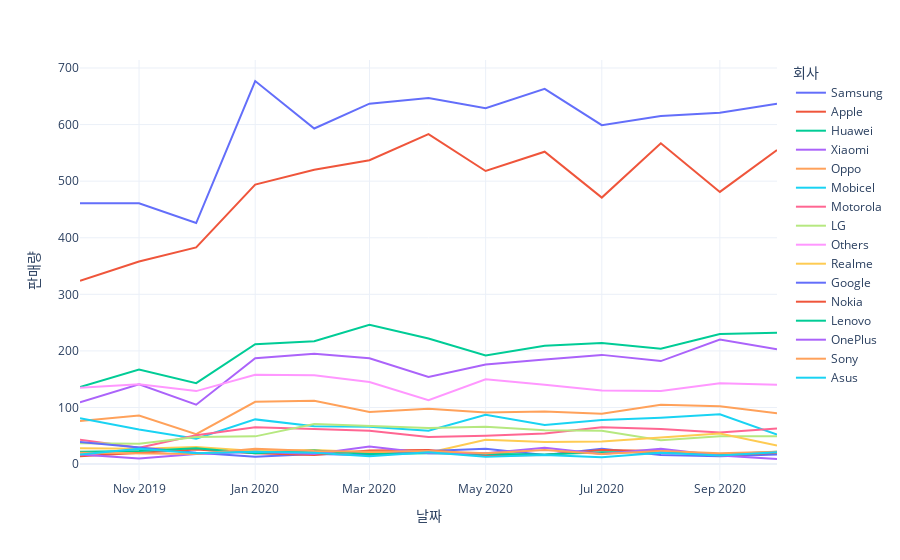

Notebook cell for this chart:
### Code cell
df.melt(id_vars='Date')\
.set_axis(['날짜','회사','판매량'],axis=1)\
.plot.line(
    x='날짜',y='판매량',
    color='회사'
)

### Figure 1 — Plotly figure (JSON) as saved in the notebook; plotly's stock layout.template omitted (floating-point values rounded to 4 significant figures)
{"data": [{"hovertemplate": "회사=Samsung<br>날짜=%{x}<br>판매량=%{y}<extra></extra>", "legendgroup": "Samsung", "line": {"color": "#636efa", "dash": "solid"}, "marker": {"symbol": "circle"}, "mode": "lines", "name": "Samsung", "orientation": "v", "showlegend": true, "type": "scatter", "x": ["2019-10", "2019-11", "2019-12", "2020-01", "2020-02", "2020-03", "2020-04", "2020-05", "2020-06", "2020-07", "2020-08", "2020-09", "2020-10"], "xaxis": "x", "y": [461, 461, 426, 677, 593, 637, 647, 629, 663, 599, 615, 621, 637], "yaxis": "y"}, {"hovertemplate": "회사=Apple<br>날짜=%{x}<br>판매량=%{y}<extra></extra>", "legendgroup": "Apple", "line": {"color": "#EF553B", "dash": "solid"}, "marker": {"symbol": "circle"}, "mode": "lines", "name": "Apple", "orientation": "v", "showlegend": true, "type": "scatter", "x": ["2019-10", "2019-11", "2019-12", "2020-01", "2020-02", "2020-03", "2020-04", "2020-05", "2020-06", "2020-07", "2020-08", "2020-09", "2020-10"], "xaxis": "x", "y": [324, 358, 383, 494, 520, 537, 583, 518, 552, 471, 567, 481, 555], "yaxis": "y"}, {"hovertemplate": "회사=Huawei<br>날짜=%{x}<br>판매량=%{y}<extra></extra>", "legendgroup": "Huawei", "line": {"color": "#00cc96", "dash": "solid"}, "marker": {"symbol": "circle"}, "mode": "lines", "name": "Huawei", "orientation": "v", "showlegend": true, "type": "scatter", "x": ["2019-10", "2019-11", "2019-12", "2020-01", "2020-02", "2020-03", "2020-04", "2020-05", "2020-06", "2020-07", "2020-08", "2020-09", "2020-10"], "xaxis": "x", "y": [136, 167, 143, 212, 217, 246, 222, 192, 209, 214, 204, 230, 232], "yaxis": "y"}, {"hovertemplate": "회사=Xiaomi<br>날짜=%{x}<br>판매량=%{y}<extra></extra>", "legendgroup": "Xiaomi", "line": {"color": "#ab63fa", "dash": "solid"}, "marker": {"symbol": "circle"}, "mode": "lines", "name": "Xiaomi", "orientation": "v", "showlegend": true, "type": "scatter", "x": ["2019-10", "2019-11", "2019-12", "2020-01", "2020-02", "2020-03", "2020-04", "2020-05", "2020-06", "2020-07", "2020-08", "2020-09", "2020-10"], "xaxis": "x", "y": [109, 141, 105, 187, 195, 187, 154, 176, 185, 193, 182, 220, 203], "yaxis": "y"}, {"hovertemplate": "회사=Oppo<br>날짜=%{x}<br>판매량=%{y}<extra></extra>", "legendgroup": "Oppo", "line": {"color": "#FFA15A", "dash": "solid"}, "marker": {"symbol": "circle"}, "mode": "lines", "name": "Oppo", "orientation": "v", "showlegend": true, "type": "scatter", "x": ["2019-10", "2019-11", "2019-12", "2020-01", "2020-02", "2020-03", "2020-04", "2020-05", "2020-06", "2020-07", "2020-08", "2020-09", "2020-10"], "xaxis": "x", "y": [76, 86, 53, 110, 112, 92, 98, 91, 93, 89, 105, 102, 90], "yaxis": "y"}, {"hovertemplate": "회사=Mobicel<br>날짜=%{x}<br>판매량=%{y}<extra></extra>", "legendgroup": "Mobicel", "line": {"color": "#19d3f3", "dash": "solid"}, "marker": {"symbol": "circle"}, "mode": "lines", "name": "Mobicel", "orientation": "v", "showlegend": true, "type": "scatter", "x": ["2019-10", "2019-11", "2019-12", "2020-01", "2020-02", "2020-03", "2020-04", "2020-05", "2020-06", "2020-07", "2020-08", "2020-09", "2020-10"], "xaxis": "x", "y": [81, 61, 45, 79, 67, 66, 59, 87, 69, 78, 82, 88, 52], "yaxis": "y"}, {"hovertemplate": "회사=Motorola<br>날짜=%{x}<br>판매량=%{y}<extra></extra>", "legendgroup": "Motorola", "line": {"color": "#FF6692", "dash": "solid"}, "marker": {"symbol": "circle"}, "mode": "lines", "name": "Motorola", "orientation": "v", "showlegend": true, "type": "scatter", "x": ["2019-10", "2019-11", "2019-12", "2020-01", "2020-02", "2020-03", "2020-04", "2020-05", "2020-06", "2020-07", "2020-08", "2020-09", "2020-10"], "xaxis": "x", "y": [43, 29, 51, 65, 62, 59, 48, 50, 54, 65, 62, 56, 63], "yaxis": "y"}, {"hovertemplate": "회사=LG<br>날짜=%{x}<br>판매량=%{y}<extra></extra>", "legendgroup": "LG", "line": {"color": "#B6E880", "dash": "solid"}, "marker": {"symbol": "circle"}, "mode": "lines", "name": "LG", "orientation": "v", "showlegend": true, "type": "scatter", "x": ["2019-10", "2019-11", "2019-12", "2020-01", "2020-02", "2020-03", "2020-04", "2020-05", "2020-06", "2020-07", "2020-08", "2020-09", "2020-10"], "xaxis": "x", "y": [37, 36, 48, 49, 71, 67, 64, 66, 60, 59, 42, 49, 49], "yaxis": "y"}, {"hovertemplate": "회사=Others<br>날짜=%{x}<br>판매량=%{y}<extra></extra>", "legendgroup": "Others", "line": {"color": "#FF97FF", "dash": "solid"}, "marker": {"symbol": "circle"}, "mode": "lines", "name": "Others", "orientation": "v", "showlegend": true, "type": "scatter", "x": ["2019-10", "2019-11", "2019-12", "2020-01", "2020-02", "2020-03", "2020-04", "2020-05", "2020-06", "2020-07", "2020-08", "2020-09", "2020-10"], "xaxis": "x", "y": [135, 141, 129, 158, 157, 145, 113, 150, 140, 130, 129, 143, 140], "yaxis": "y"}, {"hovertemplate": "회사=Realme<br>날짜=%{x}<br>판매량=%{y}<extra></extra>", "legendgroup": "Realme", "line": {"color": "#FECB52", "dash": "solid"}, "marker": {"symbol": "circle"}, "mode": "lines", "name": "Realme", "orientation": "v", "showlegend": true, "type": "scatter", "x": ["2019-10", "2019-11", "2019-12", "2020-01", "2020-02", "2020-03", "2020-04", "2020-05", "2020-06", "2020-07", "2020-08", "2020-09", "2020-10"], "xaxis": "x", "y": [28, 27, 30, 23, 25, 21, 20, 43, 39, 40, 47, 54, 33], "yaxis": "y"}, {"hovertemplate": "회사=Google<br>날짜=%{x}<br>판매량=%{y}<extra></extra>", "legendgroup": "Google", "line": {"color": "#636efa", "dash": "solid"}, "marker": {"symbol": "circle"}, "mode": "lines", "name": "Google", "orientation": "v", "showlegend": true, "type": "scatter", "x": ["2019-10", "2019-11", "2019-12", "2020-01", "2020-02", "2020-03", "2020-04", "2020-05", "2020-06", "2020-07", "2020-08", "2020-09", "2020-10"], "xaxis": "x", "y": [39, 29, 20, 13, 18, 16, 23, 27, 16, 27, 16, 14, 17], "yaxis": "y"}, {"hovertemplate": "회사=Nokia<br>날짜=%{x}<br>판매량=%{y}<extra></extra>", "legendgroup": "Nokia", "line": {"color": "#EF553B", "dash": "solid"}, "marker": {"symbol": "circle"}, "mode": "lines", "name": "Nokia", "orientation": "v", "showlegend": true, "type": "scatter", "x": ["2019-10", "2019-11", "2019-12", "2020-01", "2020-02", "2020-03", "2020-04", "2020-05", "2020-06", "2020-07", "2020-08", "2020-09", "2020-10"], "xaxis": "x", "y": [14, 20, 26, 19, 16, 24, 25, 15, 16, 25, 23, 15, 20], "yaxis": "y"}, {"hovertemplate": "회사=Lenovo<br>날짜=%{x}<br>판매량=%{y}<extra></extra>", "legendgroup": "Lenovo", "line": {"color": "#00cc96", "dash": "solid"}, "marker": {"symbol": "circle"}, "mode": "lines", "name": "Lenovo", "orientation": "v", "showlegend": true, "type": "scatter", "x": ["2019-10", "2019-11", "2019-12", "2020-01", "2020-02", "2020-03", "2020-04", "2020-05", "2020-06", "2020-07", "2020-08", "2020-09", "2020-10"], "xaxis": "x", "y": [22, 23, 28, 19, 24, 18, 19, 18, 17, 21, 21, 17, 22], "yaxis": "y"}, {"hovertemplate": "회사=OnePlus<br>날짜=%{x}<br>판매량=%{y}<extra></extra>", "legendgroup": "OnePlus", "line": {"color": "#ab63fa", "dash": "solid"}, "marker": {"symbol": "circle"}, "mode": "lines", "name": "OnePlus", "orientation": "v", "showlegend": true, "type": "scatter", "x": ["2019-10", "2019-11", "2019-12", "2020-01", "2020-02", "2020-03", "2020-04", "2020-05", "2020-06", "2020-07", "2020-08", "2020-09", "2020-10"], "xaxis": "x", "y": [17, 10, 18, 22, 18, 31, 19, 19, 29, 18, 27, 15, 9], "yaxis": "y"}, {"hovertemplate": "회사=Sony<br>날짜=%{x}<br>판매량=%{y}<extra></extra>", "legendgroup": "Sony", "line": {"color": "#FFA15A", "dash": "solid"}, "marker": {"symbol": "circle"}, "mode": "lines", "name": "Sony", "orientation": "v", "showlegend": true, "type": "scatter", "x": ["2019-10", "2019-11", "2019-12", "2020-01", "2020-02", "2020-03", "2020-04", "2020-05", "2020-06", "2020-07", "2020-08", "2020-09", "2020-10"], "xaxis": "x", "y": [20, 19, 18, 27, 23, 22, 23, 19, 25, 18, 23, 19, 22], "yaxis": "y"}, {"hovertemplate": "회사=Asus<br>날짜=%{x}<br>판매량=%{y}<extra></extra>", "legendgroup": "Asus", "line": {"color": "#19d3f3", "dash": "solid"}, "marker": {"symbol": "circle"}, "mode": "lines", "name": "Asus", "orientation": "v", "showlegend": true, "type": "scatter", "x": ["2019-10", "2019-11", "2019-12", "2020-01", "2020-02", "2020-03", "2020-04", "2020-05", "2020-06", "2020-07", "2020-08", "2020-09", "2020-10"], "xaxis": "x", "y": [17, 27, 19, 22, 20, 14, 21, 13, 16, 12, 20, 15, 21], "yaxis": "y"}], "layout": {"autosize": true, "legend": {"title": {"text": "회사"}, "tracegroupgap": 0}, "margin": {"t": 60}, "xaxis": {"anchor": "y", "autorange": true, "domain": [0, 1], "range": ["2019-10-01", "2020-10-01"], "title": {"text": "날짜"}, "type": "date"}, "yaxis": {"anchor": "x", "autorange": true, "domain": [0, 1], "range": [-28.11, 714.1], "title": {"text": "판매량"}, "type": "linear"}}}
